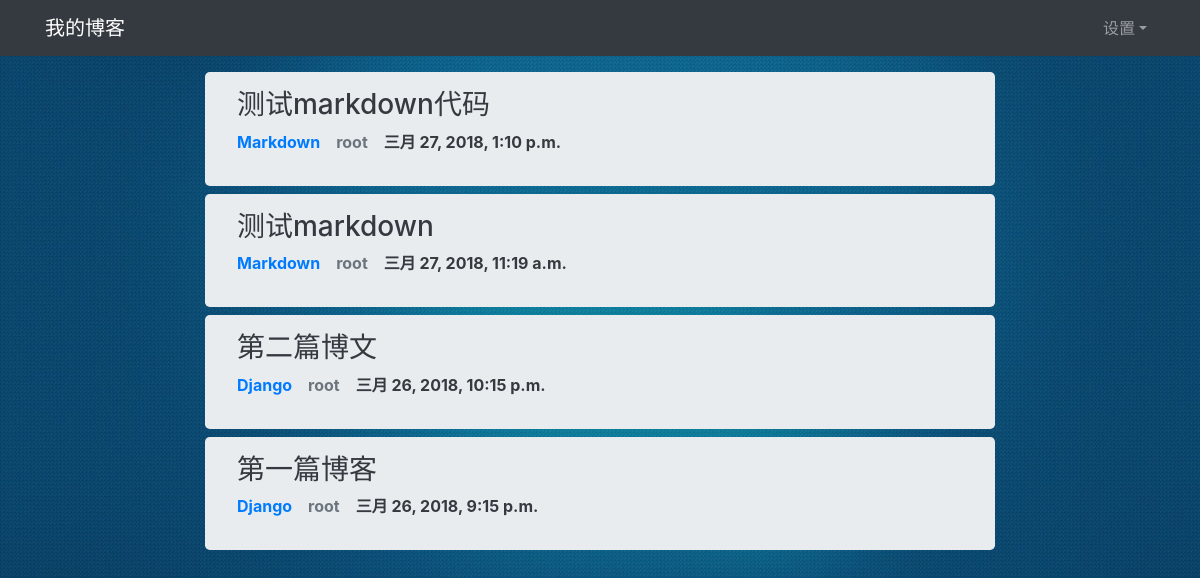
The page / on the database its author committed.
### blog/models.py (models this page shows, shortened)
class Article(models.Model):
    title = models.CharField(max_length=100)
    body = models.TextField()
    category = models.ForeignKey(Category, on_delete=models.CASCADE)
    created_time = models.DateTimeField(auto_now_add=True)
    modified_time = models.DateTimeField(auto_now=True)
    author = models.ForeignKey(User, on_delete=models.CASCADE)
    tags = models.ManyToManyField(Tag)

class Category(models.Model):
    name = models.CharField(max_length=100)
    def __str__(self):
        return self.name

### blog/views.py (the view)
# urls.py: path('', views.index, name="index"),
def index(request):
    articles = Article.objects.all().order_by('-created_time')
    context = {'articles': articles}
    return render(request, 'blog/index.html', context)

### blog/templates/blog/index.html
{% extends 'blog/base.html' %}
{% load i18n %}
{% load static %}
{% block extracss %}
        <link rel="stylesheet" href="{% static 'css/index.css' %}">
{% endblock extracss %}
{% block content %}
<div class="row">
    <div class="col-md-2">
    </div>
    <div class="col-md-8">
        {% for article in articles %}
            <div class="jumbotron jumbotron-articles">
                <h3><a href="{% url 'blog:article_details' article.id %}" class="a-text a-hover">{{ article.title }}</a></h3>
                <dl class="list-articles">
                    <dt><a class="a-hover" href="#">{{ article.category }}</a></dt>
                    <dt><a class="text-secondary a-hover" href="#">{{ article.author }}</a></dt>
                    <dt><a href="#" class="text-dark a-hover">{{ article.created_time }}</a></dt>
                </dl>
            </div>
        {% endfor %}
    </div>
</div>
{% endblock content %}

### blog/static/css/index.css (style rules this page uses)
html,body { min-height: 100%; width: 100% height: 100%; margin: 0; padding: 0; }
body { background: url("../img/bg-1.jpg") no-repeat; background-size: 100% 100%; margin-bottom: 35px; background-attachment: scroll; overflow-x: hidden; }
.a-text { color: #343a40; }
.jumbotron-articles { margin: 0.5rem 0; padding: 1rem 2rem; }
.list-articles { display: flex; }
.list-articles dt { margin-right: 1rem; }

### rows shown on the page
Article: title "测试markdown代码", category "Markdown", author "root", created_time "三月 27, 2018, 1:10 p.m."
Article: title "测试markdown", category "Markdown", author "root", created_time "三月 27, 2018, 11:19 a.m."
Article: title "第二篇博文", category "Django", author "root", created_time "三月 26, 2018, 10:15 p.m."
Article: title "第一篇博客", category "Django", author "root", created_time "三月 26, 2018, 9:15 p.m."
